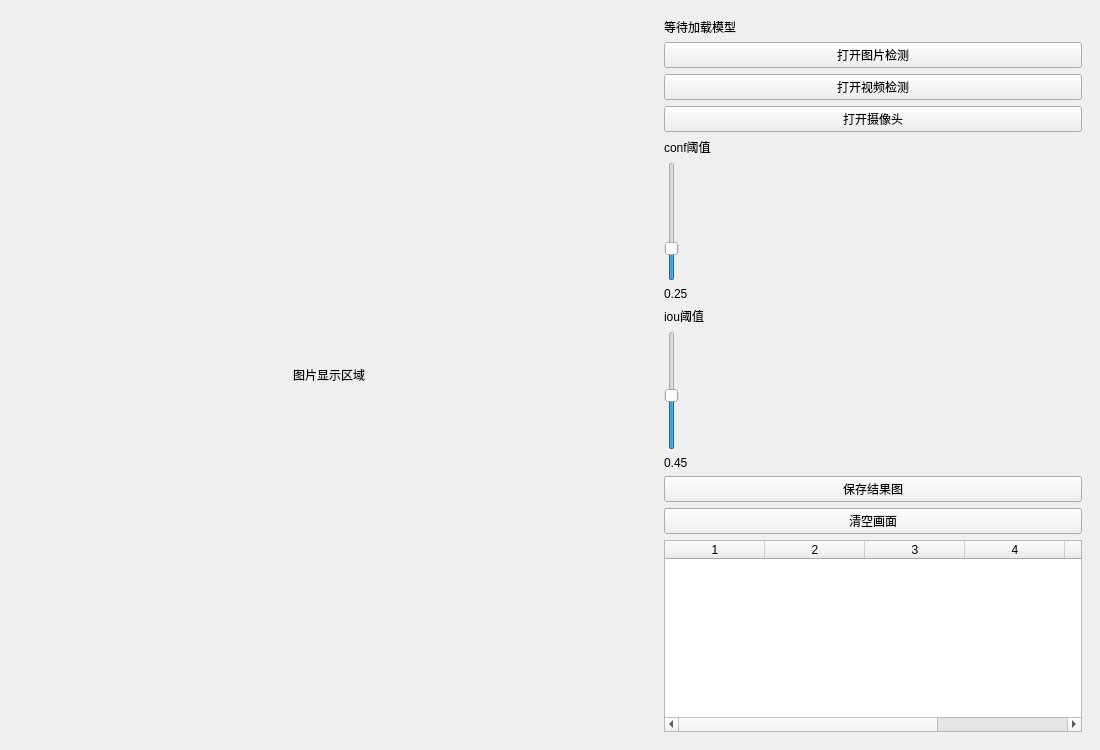
<?xml version="1.0" encoding="UTF-8"?>
<ui version="4.0">
 <class>MainWindow</class>
 <widget class="QMainWindow" name="MainWindow">
  <property name="geometry">
   <rect>
    <x>0</x>
    <y>0</y>
    <width>1100</width>
    <height>750</height>
   </rect>
  </property>
  <property name="windowTitle">
   <string>YOLO路面病害检测</string>
  </property>
  <widget class="QWidget" name="centralwidget">
   <layout class="QHBoxLayout" name="horizontalLayout">
    <item>
     <widget class="QLabel" name="label_show">
      <property name="minimumSize">
       <size>
        <width>640</width>
        <height>480</height>
       </size>
      </property>
      <property name="text">
       <string>图片显示区域</string>
      </property>
      <property name="alignment">
       <set>Qt::AlignCenter</set>
      </property>
     </widget>
    </item>
    <item>
     <widget class="QWidget" name="widget">
      <property name="minimumSize">
       <size>
        <width>300</width>
        <height>0</height>
       </size>
      </property>
      <layout class="QVBoxLayout" name="verticalLayout">
       <item>
        <widget class="QLabel" name="lbl_status">
         <property name="text">
          <string>等待加载模型</string>
         </property>
        </widget>
       </item>
       <item>
        <widget class="QPushButton" name="btn_img">
         <property name="text">
          <string>打开图片检测</string>
         </property>
        </widget>
       </item>
       <item>
        <widget class="QPushButton" name="btn_video">
         <property name="text">
          <string>打开视频检测</string>
         </property>
        </widget>
       </item>
       <item>
        <widget class="QPushButton" name="btn_cam">
         <property name="checkable">
          <bool>true</bool>
         </property>
         <property name="text">
          <string>打开摄像头</string>
         </property>
        </widget>
       </item>
       <item>
        <widget class="QLabel" name="label">
         <property name="text">
          <string>conf阈值</string>
         </property>
        </widget>
       </item>
       <item>
        <widget class="QSlider" name="sl_conf">
         <property name="maximum">
          <number>99</number>
         </property>
         <property name="minimum">
          <number>1</number>
         </property>
         <property name="value">
          <number>25</number>
         </property>
        </widget>
       </item>
       <item>
        <widget class="QLabel" name="lbl_conf">
         <property name="text">
          <string>0.25</string>
         </property>
        </widget>
       </item>
       <item>
        <widget class="QLabel" name="label_2">
         <property name="text">
          <string>iou阈值</string>
         </property>
        </widget>
       </item>
       <item>
        <widget class="QSlider" name="sl_iou">
         <property name="maximum">
          <number>99</number>
         </property>
         <property name="minimum">
          <number>1</number>
         </property>
         <property name="value">
          <number>45</number>
         </property>
        </widget>
       </item>
       <item>
        <widget class="QLabel" name="lbl_iou">
         <property name="text">
          <string>0.45</string>
         </property>
        </widget>
       </item>
       <item>
        <widget class="QPushButton" name="btn_save">
         <property name="text">
          <string>保存结果图</string>
         </property>
        </widget>
       </item>
       <item>
        <widget class="QPushButton" name="btn_clear">
         <property name="text">
          <string>清空画面</string>
         </property>
        </widget>
       </item>
       <item>
        <widget class="QTableWidget" name="table">
         <property name="columnCount">
          <number>6</number>
         </property>
         <attribute name="horizontalHeaderLabels">
          <stringlist>
           <item>类别</item>
           <item>置信度</item>
           <item>xmin</item>
           <item>ymin</item>
           <item>xmax</item>
           <item>ymax</item>
          </stringlist>
         </attribute>
        </widget>
       </item>
      </layout>
     </widget>
    </item>
   </layout>
  </widget>
 </widget>
 <resources/>
 <connections/>
</ui>
